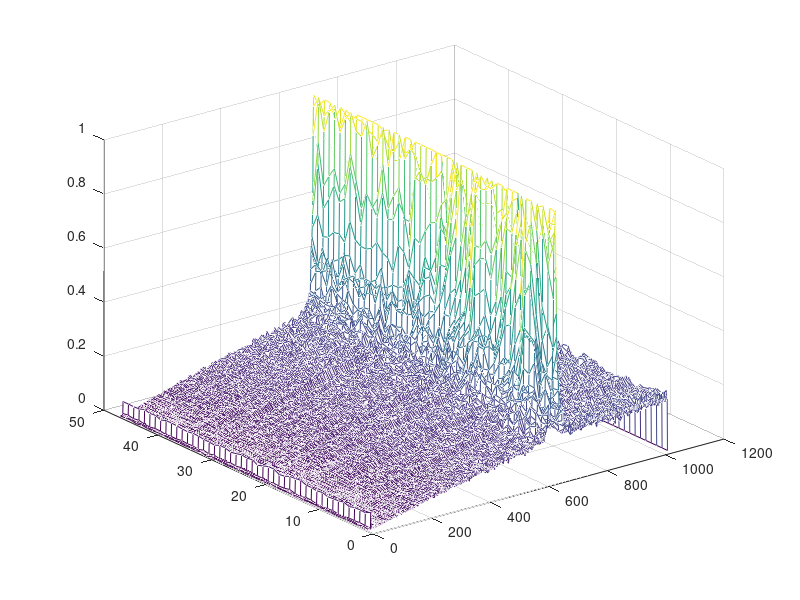

Source code (MATLAB):
clear;

A = csvread("md-121016-vb1-m1-6bunches-10acc-1341-1343.csv");

xlabel("samples");
ylabel("amplitude");
zlabel("time");

mesh(A);

pause;
